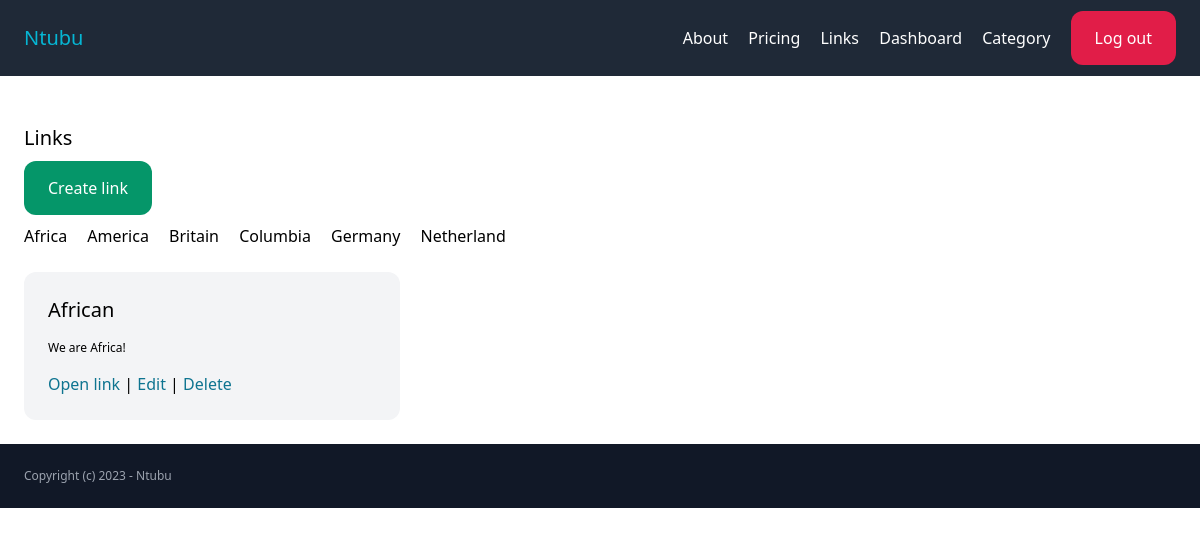
/links/?category=3 (signed in), run on the app's committed database.
### link/models.py (models this page shows, shortened)
class Category(models.Model):
    name=models.CharField(max_length=255)
    created_by = models.ForeignKey(User, related_name='categories', on_delete=models.CASCADE)
    created_at = models.DateTimeField(auto_now=True)
    class Meta:
        ordering = ('name',)

class Link(models.Model):
    category = models.ForeignKey(Category, related_name='links', on_delete=models.CASCADE)
    name = models.CharField(max_length=255)
    description = models.TextField(blank=True, null=True)
    url = models.CharField(max_length=255)
    created_by = models.ForeignKey(User, related_name='links', on_delete=models.CASCADE)
    created_at = models.DateTimeField(auto_now=True)
    class Meta:
        ordering = ('-created_at',)

### link/views.py (the view)
# urls.py: path('', views.links, name='links'),
@login_required
def links(request):
    category = request.GET.get('category', '')
    links = Link.objects.filter(created_by=request.user)
    if category:
        links = links.filter(category_id=category)
    return render(request, 'link/links.html', {
        'links': links,
        'category': category,
        'title': 'links',
    })

### link/templatetags/my_tags.py (called while the page is built)
@register.filter(name='add_protocol')
def add_protocol(url):
    if url.startswith('http://') or url.startswith('https://'):
        return url
    else:
        return 'http://' + url

### link/templates/link/links.html (shortened to what this page needs)
{% extends 'main/base.html' %}
{% block content %}
    {% load my_tags %}
    <h1 class="mt-6 mb-6 text-xl">Links</h1>
    <a href="{% url 'link:create_link' %}" class="py-4 px-6 bg-emerald-600 text-white rounded-xl">Create link</a>
    <div class="mb-6 mt-6 space-x-4 space-y-4">
        {% for category in request.user.categories.all %}
            <a href="{% url 'link:links' %}?category={{category.id}}">{{ category.name}}</a>
        {%endfor%}
    </div>
    <div class="grid grid-cols-3 gap-3">
        {% for link in links %}
            <div class="bg-gray-100 p-6 rounded-xl">
                <h2 class="mb-4 text-xl">  {{ link.name}} </h2>
                {% if link.description %}
                    <p class=" mb-4 text-xs">{{ link.description}}</p>
                {% endif %}
                <a href="{{ link.url|add_protocol }}" class="text-cyan-700" target="_blank">Open link</a>
                |
                <a href="{% url 'link:edit_link' link.id %}" class="text-cyan-700">Edit</a>
                |
                <a href="{% url 'link:delete_link' link.id %}" class="text-cyan-700">Delete</a>
            </div>
        {% empty %}
                <div class="bg-rose-200 p-6 rounded-xl"> You do not have a link for this filter...</div>
        {% endfor %}
    </div>
{% endblock %}

### data on the page
Category: name "Africa"
Category: name "America"
Category: name "Britain"
Category: name "Columbia"
Category: name "Germany"
Category: name "Netherland"
Link: name "African", description "We are Africa!"
